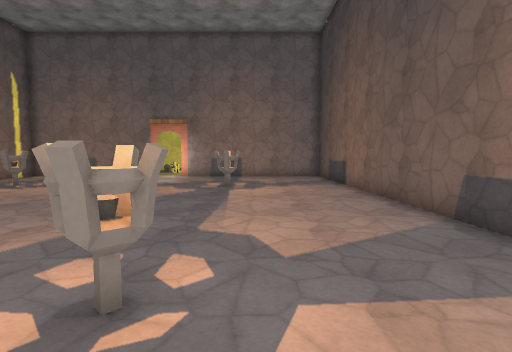
view 1 (above)

17 first-person views from a walk through a level from a Godot 3-D game. The camera is 1.5 m above the floor, tilts 4° down and sees 85° across. The floor is counted in squares, 1.09 m on a side. Each view is taken from the middle of a square. On the plan, view 1 faces up. The plan holds only what a view shows up to about 13 squares ahead; the rest is blank. Characters and animated objects are not drawn. Surface patterns are stand-ins for the level's own textures.

view 2
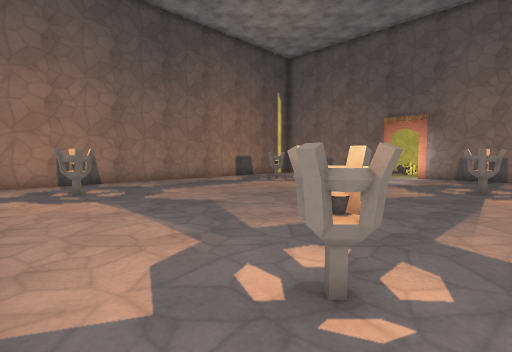

view 3
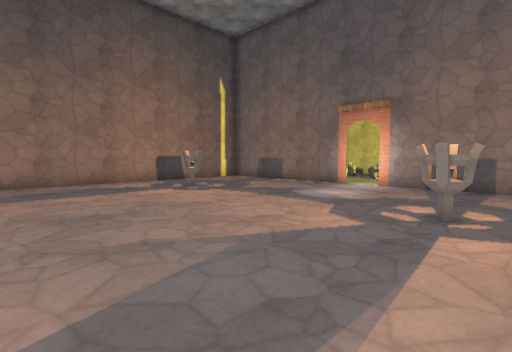

view 4
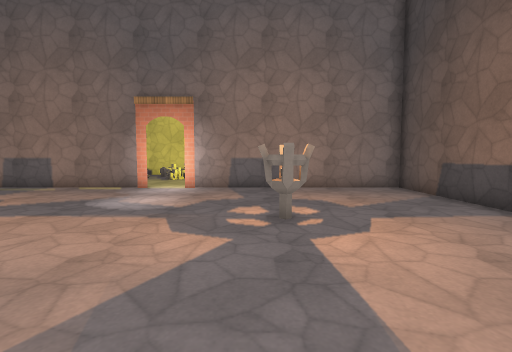

view 5
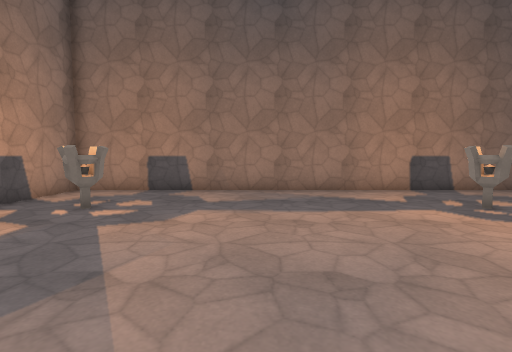

view 6
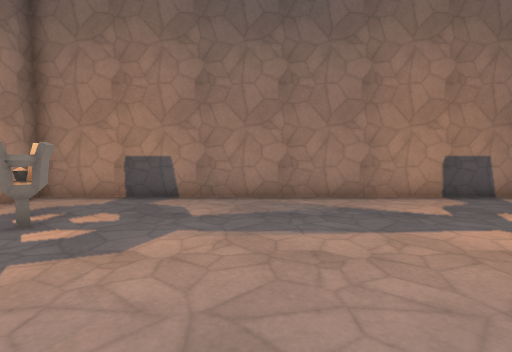

view 7
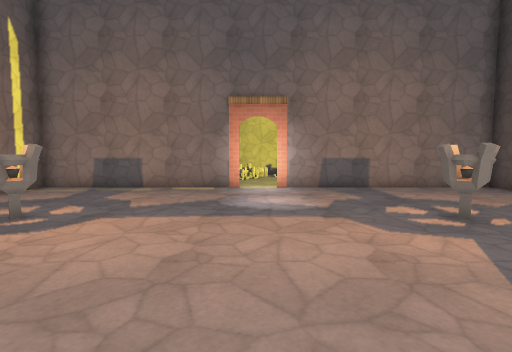

view 8
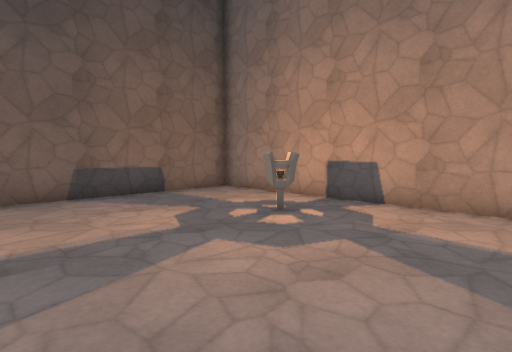

view 9
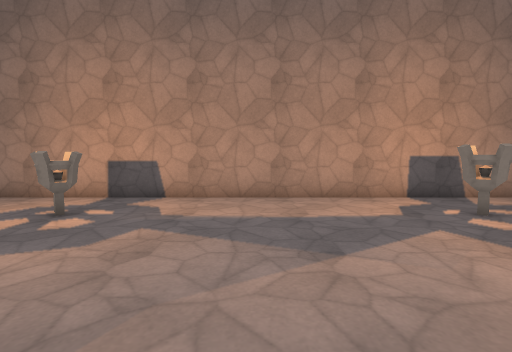

view 10
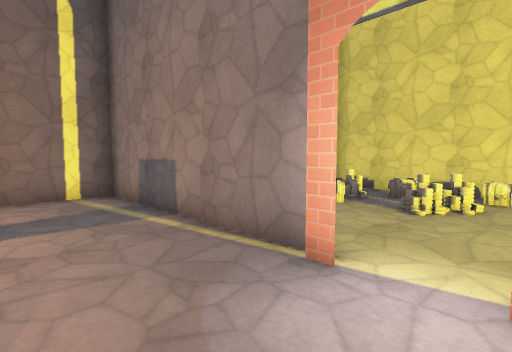

view 11
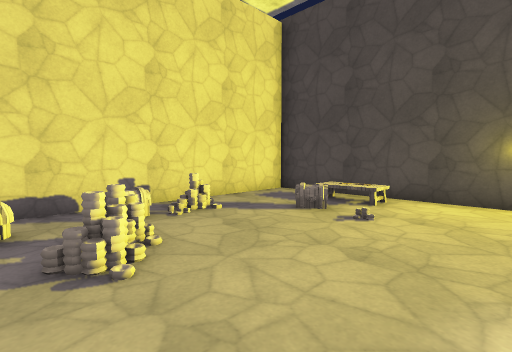

view 12
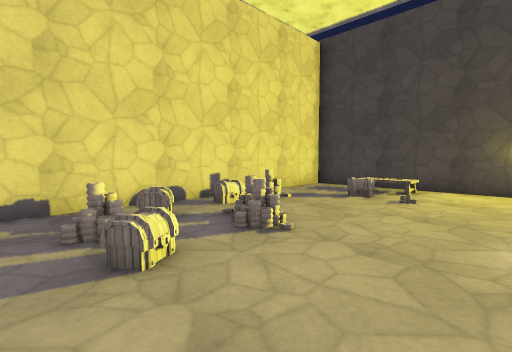

view 13
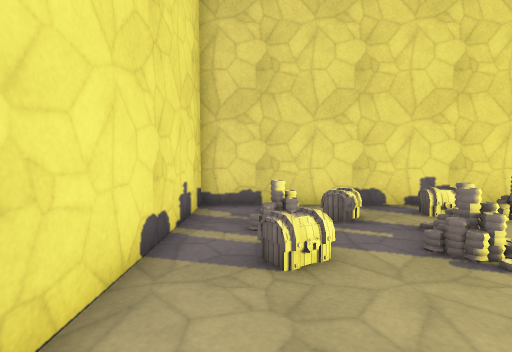

view 14
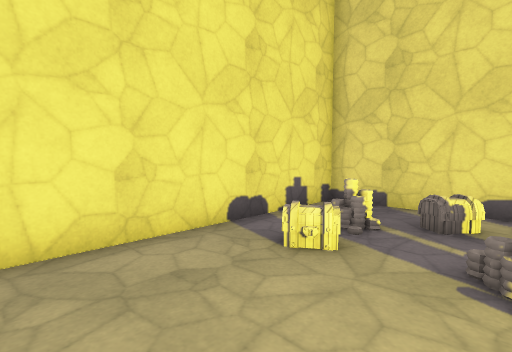

view 15
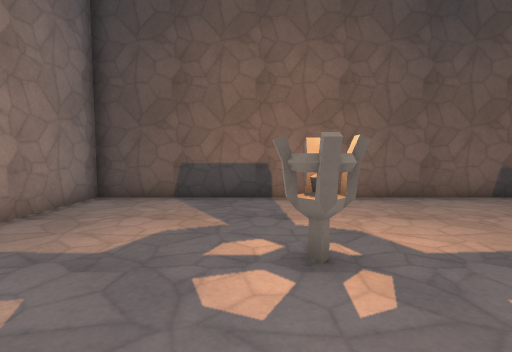

view 16
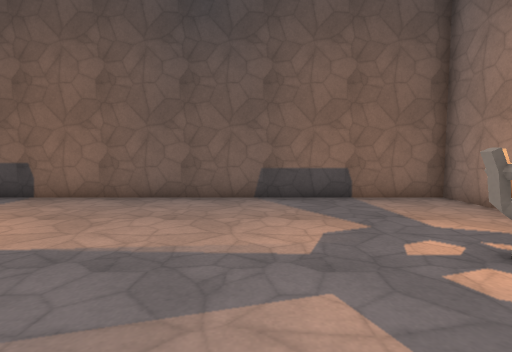

view 17
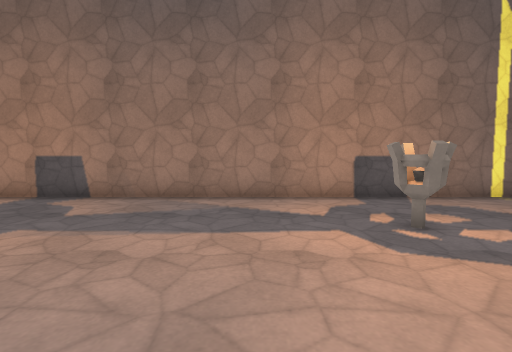

### Floor plan
Ten units are one square. View 1 is at (0, 0); x grows to the right and y downward. Boxes are objects, and circles mark ways between rooms. Rooms are numbered by the first view taken in them; rooms with no view inside come last. Other rooms are left out.
<svg viewBox="-159 -284 207 292">
<path fill="none" stroke="#000" d="M-66 -191 -72 -191M-46 -191 -51 -191M-71 -193 -154 -193 -154 3M-151 3 43 3 43 -193 -48 -193M16 -204 16 -279 -116 -279 -116 -201"/>
<rect x="-125" y="-35" width="20" height="20" fill="#bbb"><title>torch</title></rect>
<rect x="-125" y="-145" width="20" height="20" fill="#bbb"><title>torch</title></rect>
<rect x="-25" y="-35" width="20" height="20" fill="#bbb"><title>torch</title></rect>
<rect x="-25" y="-145" width="20" height="20" fill="#bbb"><title>torch</title></rect>
<rect x="-105" y="-245" width="20" height="10" fill="#bbb"><title>chest</title></rect>
<rect x="-105" y="-255" width="10" height="10" fill="#bbb"><title>coin</title></rect>
<rect x="-85" y="-265" width="10" height="10" fill="#bbb"><title>chest</title></rect>
<rect x="-75" y="-245" width="10" height="10" fill="#bbb"><title>coin</title></rect>
<rect x="-75" y="-255" width="10" height="10" fill="#bbb"><title>coin</title></rect>
<rect x="-65" y="-275" width="20" height="20" fill="#bbb"><title>chest</title></rect>
<rect x="-55" y="-265" width="10" height="10" fill="#bbb"><title>coin</title></rect>
<rect x="-45" y="-275" width="10" height="10" fill="#bbb"><title>coin</title></rect>
<rect x="-25" y="-235" width="10" height="10" fill="#bbb"><title>coin</title></rect>
<rect x="-25" y="-255" width="20" height="20" fill="#bbb"><title>chest</title></rect>
<circle cx="-60" cy="-190" r="3" fill="#2a7"/>
<text x="-60" y="-90">1</text>
<text x="-50" y="-230">2</text>
</svg>
Room 1 opens to room 2.

Where each view was taken, in squares from view 1:
view 1: 0 up, 0 right, facing up
view 2: 0 up, 0 right, facing up-left
view 3: 6 up, 0 right, facing up-left
view 4: 7 up, 2 left, facing up
view 5: 7 up, 4 left, facing left
view 6: 7 up, 6 left, facing left
view 7: 7 up, 6 left, facing up
view 8: 8 up, 6 left, facing down-right
view 9: 9 up, 6 left, facing down
view 10: 16 up, 5 left, facing up-left
view 11: 20 up, 8 left, facing up-right
view 12: 20 up, 11 left, facing up-right
view 13: 20 up, 10 left, facing up
view 14: 20 up, 7 left, facing up-left
view 15: 14 up, 5 left, facing right
view 16: 6 up, 5 left, facing right
view 17: 10 up, 6 left, facing left
